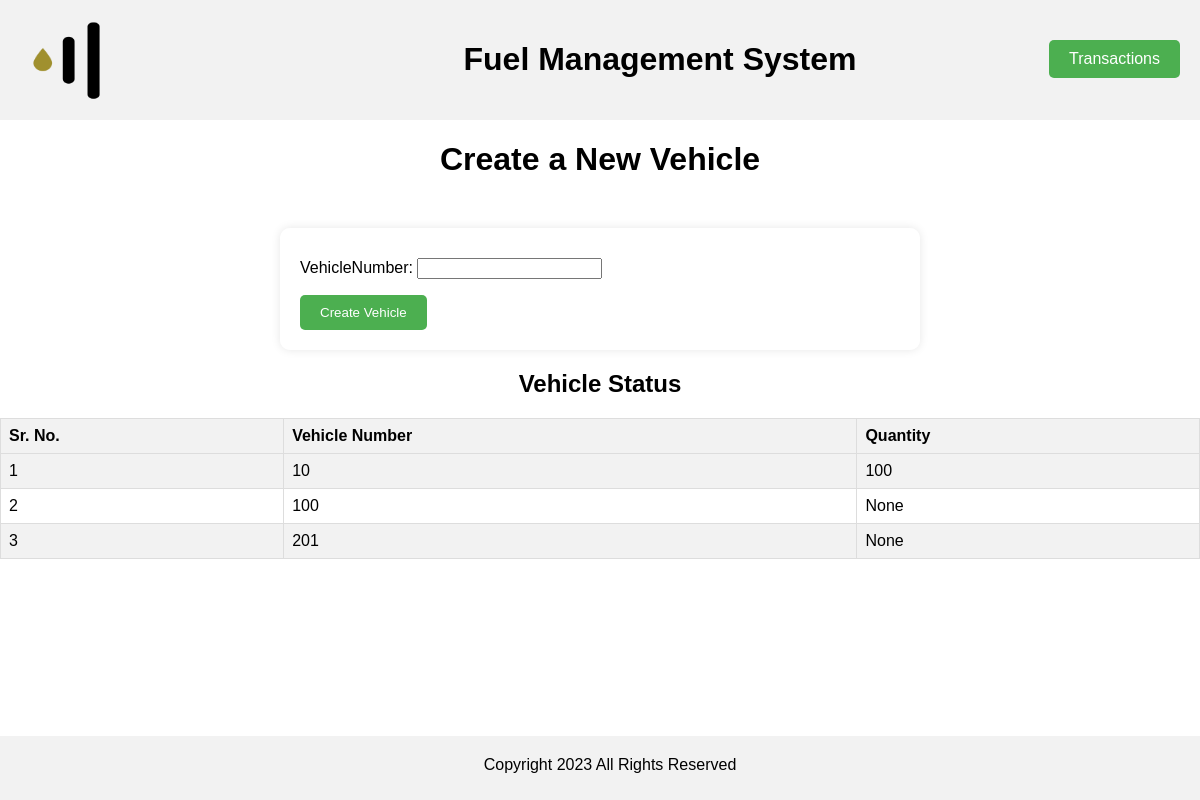
Page /create/ on the committed database.
### manager/models.py (models this page shows, shortened)
class vehicle(models.Model):
    vehicleNumber = models.CharField(max_length=50, unique=True)
    quantity = models.IntegerField(null=True)

### manager/views.py (the view)
# urls.py: path("create/", views.enter_vehicle_data, name="create"),
def enter_vehicle_data(request):
    if request.method == 'POST':
        form = TankForm(request.POST)
        if form.is_valid():
            form.save()
            messages.success(request, 'Vehicle data has been successfully entered.')
    vehicleDetails = vehicle.objects.all()  # Retrieve the Tank objects
    form = TankForm()
    return render(request, 'create.html', {'form': form, 'vehicle': vehicleDetails})

### manager/forms.py
class TankForm(forms.ModelForm):
    class Meta:
        model = vehicle
        fields = ['vehicleNumber']

### templates/create.html (shortened to what this page needs)
{% load static %}
<!DOCTYPE html>
<html>
<head>
</head>
<body>
    <div class="header">
        <img src="{% static 'icon.png' %}" width="100", height="80">
        <h1>Fuel Management System</h1>
    </div>
    <h1>Create a New Vehicle</h1>
    <a class="add-transaction-button" href="{% url 'transaction' %}">Transactions</a>
    <form method="post">
        {{ form.as_p }}
        <button type="submit">Create Vehicle</button>
    </form>
    <h2>Vehicle Status</h2>
    <table>
        <tr>
            <th>Sr. No.</th>
            <th>Vehicle Number</th>
            <th>Quantity</th>
        </tr>
        {% for vehicles in vehicle %}
        <tr>
            <td>{{ vehicles.id }}</td>
            <td>{{ vehicles.vehicleNumber }}</td>
            <td>{{ vehicles.quantity }}</td>
        </tr>
        {% endfor %}
    </table>
    <div class="footer">
        <p style="text-align: center;">Copyright 2023 All Rights Reserved</p>
    </div>
</body>
</html>

### templates/create.html (style rules this page uses)
body { font-family: Arial, sans-serif; background-color: white; background-size: cover; background-position: center; text-align: center; margin: 0; padding: 0; }
.header { background-color: #f2f2f2; color: #fff; padding: 20px; }
.footer { background-color: #f2f2f2; color: black; padding: 10px; position: absolute; bottom: 0; width: 100%; text-align: justify; }
h1 { color: black; }
h2 { color: black; }
form { width: 50%; margin: 0 auto; background-color: rgba(255, 255, 255, 0.8); padding: 20px; border-radius: 10px; box-shadow: 0 0 10px rgba(0, 0, 0, 0.1); margin-top: 50px; text-align: left; }
button { padding: 10px 20px; border: 0; background-color: #4CAF50; color: #fff; border-radius: 5px; cursor: pointer; }
p { margin-top: 10px; }
a { text-decoration: none; color: #4CAF50; }
table { width: 100%; border-collapse: collapse; }
th, td { border: 1px solid #ddd; padding: 8px; text-align: left; }
th { background-color: #f2f2f2; }
tr:nth-child(even) { background-color: #f2f2f2; }
.add-transaction-button { position: absolute; top: 40px; right: 20px; color: white; background-color: #4CAF50; padding: 10px 20px; border-radius: 5px; text-decoration: none; }
.header img { float: left; margin-right: 20px; margin-top: 0px; }

### rows in the picture
vehicle: id "1", vehicleNumber "10", quantity "100"
vehicle: id "2", vehicleNumber "100", quantity "None"
vehicle: id "3", vehicleNumber "201", quantity "None"
